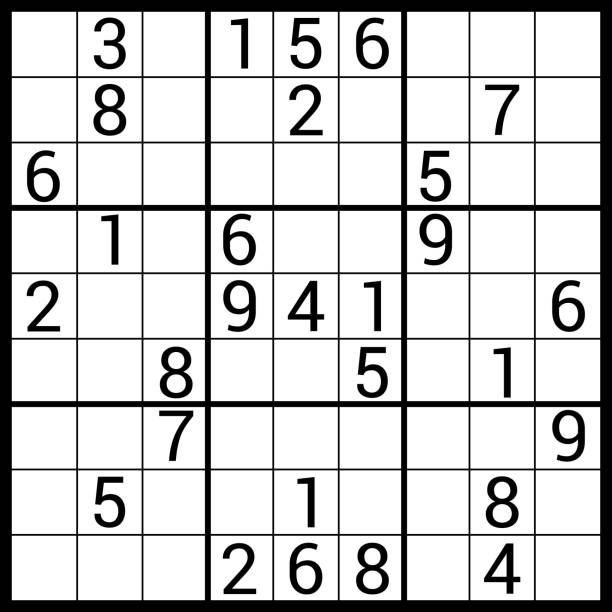
#> input picture sudoku.jpg, 612 x 612 px
$ python hough_line_trannsform_python.py
#> lines starting #> are read from the running program, lines starting #| are printed output that depends on the picture
import cv2
import numpy as np

img=cv2.imread("sudoku.jpg")
#> img is the input picture: shape (612, 612, 3); min 0, max 255, mean 205.1
img=cv2.resize(img,(300,300))
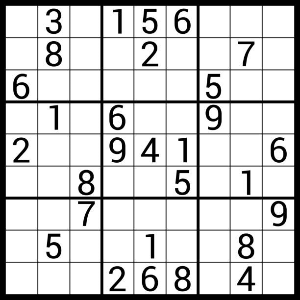
#> img: shape (300, 300, 3); min 0, max 255, mean 205.6
gray=cv2.cvtColor(img,cv2.COLOR_BGR2GRAY)
edges=cv2.Canny(gray,50,150)
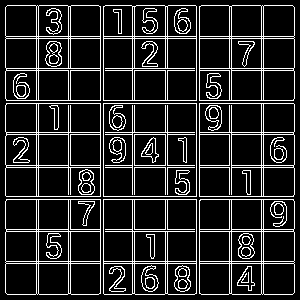
#> edges: shape (300, 300); 14.6% white in thin lines or dots
lines=cv2.HoughLines(edges,1,np.pi/180,200)
#> lines = 36 rows, first 8: [36, 0], [38, 0], [100, 0], [103, 0], [196, 0], [261, 0], [263, 0], [36, 1.57]

for line in lines:
    rho,theta=line[0]
    a=np.cos(theta)
    b=np.sin(theta)
    x0=a*rho
    y0=b*rho
    x1=int(x0+1000*(-b))
    y1=int(y0+1000*(a))
    x2=int(x0-1000*(-b))
    y2=int(y0-1000*(a))
    cv2.line(img,(x1,y1),(x2,y2),(0,0,255),2)
#> this loop made 36 passes
#> (rho, theta, a, b, x0, y0, x1, y1) on passes 1 to 12: (36, 0, 1, 0, 36, 0, 36, 1000), (38, 0, 1, 0, 38, 0, 38, 1000), (100, 0, 1, 0, 100, 0, 100, 1000), (103, 0, 1, 0, 103, 0, 103, 1000), (196, 0, 1, 0, 196, 0, 196, 1000), (261, 0, 1, 0, 261, 0, 261, 1000), (263, 0, 1, 0, 263, 0, 263, 1000), (36, 1.57, -4.37e-08, 1, -1.57e-06, 36, -1000, 35), (38, 1.57, -4.37e-08, 1, -1.66e-06, 38, -1000, 37), (100, 1.57, -4.37e-08, 1, -4.37e-06, 100, -1000, 99), (103, 1.57, -4.37e-08, 1, -4.5e-06, 103, -1000, 102), (196, 1.57, -4.37e-08, 1, -8.57e-06, 196, -1000, 195)
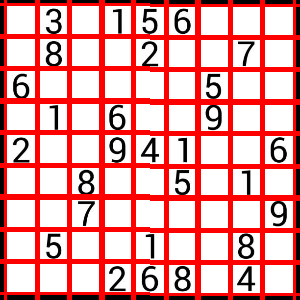
#> img: shape (300, 300, 3); mean B, G, R 155.6, 155.6, 230.7

cv2.imshow("image",img)
cv2.waitKey(0)
cv2.destroyAllWindows()
